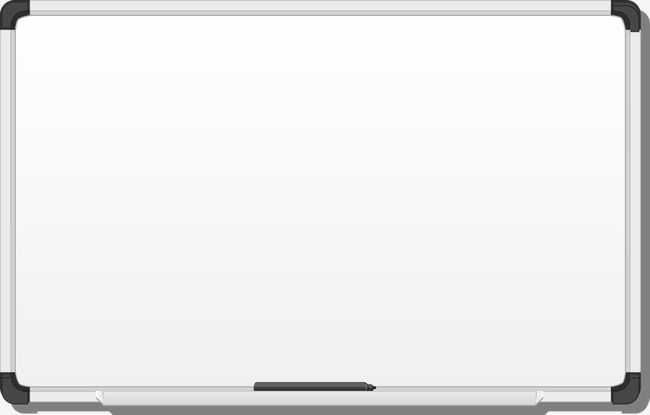
#> input picture drawing/whiteboard.jpg, 650 x 415 px, found by its file name
$ python main.py
#> lines starting #> are read from the running program, lines starting #| are printed output that depends on the picture
import os

import cv2

img = cv2.imread(os.path.join('.', 'drawing', 'whiteboard.jpg'))
#> img is the input picture: shape (415, 650, 3); min 17, max 255, mean 237.6

img = cv2.resize(img, (975, 622))
#> img: shape (622, 975, 3)

print(img.shape)
#| (622, 975, 3)

# line
cv2.line(img, (100, 150), (400, 170), (0, 255, 0), 5) # rumusnya cv2.lin(media, point1, point2, warna, ketebalan)

# rectangle
cv2.rectangle(img, (500, 100), (700, 300), (255, 0, 0), -1) # rumusnya cv2.rectangle(media, pojok_kiri_atas, pojok_kanan_bawah, warna, ketebalan)

# circle
cv2.circle(img, (500, 450), 80, (0, 0, 255), 10) # rumusnya cv2.circle(media, center, radius, warna, ketebalan)

# text
cv2.putText(img, 'You have no enemies', (175, 311), cv2.FONT_HERSHEY_SIMPLEX, 2, (255, 255, 0), 5) # rumusnya cv2.putText(media, text, posisi, font, ukuran_font, warna, ketebalan)
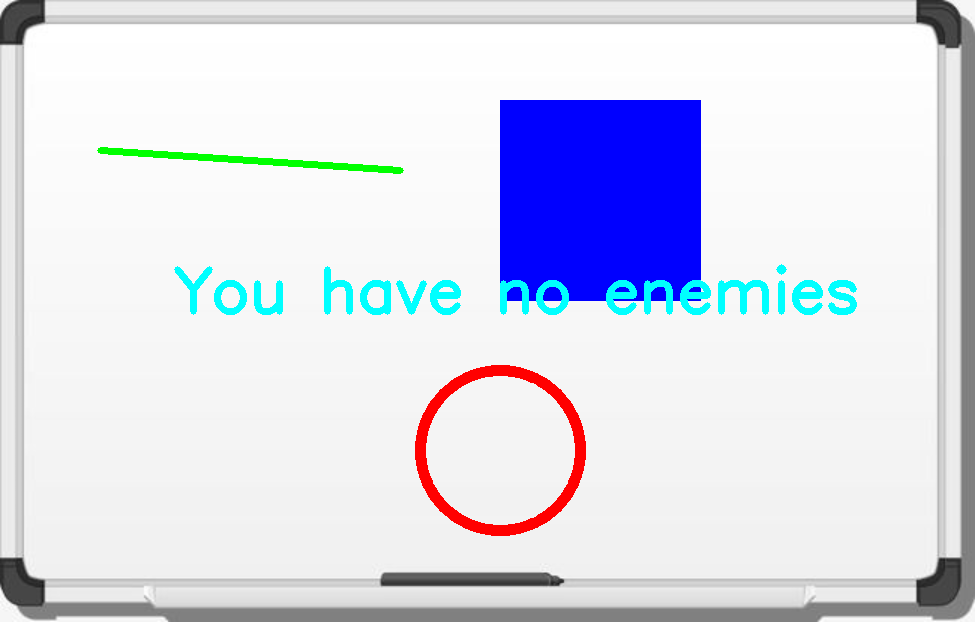
#> img: shape (622, 975, 3); mean B, G, R 234.8, 219.5, 217

cv2.imshow('img', img)
cv2.waitKey(0)
